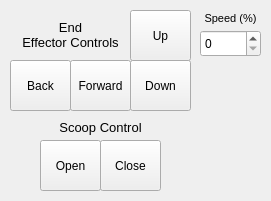
<?xml version="1.0" encoding="UTF-8"?>
<ui version="4.0">
 <class>ArmControls</class>
 <widget class="QWidget" name="ArmControls">
  <property name="geometry">
   <rect>
    <x>0</x>
    <y>0</y>
    <width>271</width>
    <height>201</height>
   </rect>
  </property>
  <property name="windowTitle">
   <string>Form</string>
  </property>
  <widget class="QSpinBox" name="spinBox">
   <property name="geometry">
    <rect>
     <x>200</x>
     <y>30</y>
     <width>61</width>
     <height>27</height>
    </rect>
   </property>
  </widget>
  <widget class="QPushButton" name="pushButton_4">
   <property name="geometry">
    <rect>
     <x>130</x>
     <y>60</y>
     <width>61</width>
     <height>51</height>
    </rect>
   </property>
   <property name="text">
    <string>Down</string>
   </property>
  </widget>
  <widget class="QPushButton" name="pushButton_3">
   <property name="geometry">
    <rect>
     <x>10</x>
     <y>60</y>
     <width>61</width>
     <height>51</height>
    </rect>
   </property>
   <property name="text">
    <string>Back</string>
   </property>
  </widget>
  <widget class="QLabel" name="label_2">
   <property name="geometry">
    <rect>
     <x>10</x>
     <y>10</y>
     <width>121</width>
     <height>51</height>
    </rect>
   </property>
   <property name="text">
    <string>&lt;!DOCTYPE HTML PUBLIC &quot;-//W3C//DTD HTML 4.0//EN&quot; &quot;http://www.w3.org/TR/REC-html40/strict.dtd&quot;&gt;
&lt;html&gt;&lt;head&gt;&lt;meta name=&quot;qrichtext&quot; content=&quot;1&quot; /&gt;&lt;style type=&quot;text/css&quot;&gt;
p, li { white-space: pre-wrap; }
&lt;/style&gt;&lt;/head&gt;&lt;body style=&quot; font-family:'Sans'; font-size:10pt; font-weight:400; font-style:normal;&quot;&gt;
&lt;p align=&quot;center&quot; style=&quot; margin-top:0px; margin-bottom:0px; margin-left:0px; margin-right:0px; -qt-block-indent:0; text-indent:0px;&quot;&gt;End&lt;/p&gt;
&lt;p align=&quot;center&quot; style=&quot; margin-top:0px; margin-bottom:0px; margin-left:0px; margin-right:0px; -qt-block-indent:0; text-indent:0px;&quot;&gt;Effector Controls&lt;/p&gt;&lt;/body&gt;&lt;/html&gt;</string>
   </property>
  </widget>
  <widget class="QLabel" name="label">
   <property name="geometry">
    <rect>
     <x>200</x>
     <y>10</y>
     <width>61</width>
     <height>17</height>
    </rect>
   </property>
   <property name="text">
    <string>&lt;!DOCTYPE HTML PUBLIC &quot;-//W3C//DTD HTML 4.0//EN&quot; &quot;http://www.w3.org/TR/REC-html40/strict.dtd&quot;&gt;
&lt;html&gt;&lt;head&gt;&lt;meta name=&quot;qrichtext&quot; content=&quot;1&quot; /&gt;&lt;style type=&quot;text/css&quot;&gt;
p, li { white-space: pre-wrap; }
&lt;/style&gt;&lt;/head&gt;&lt;body style=&quot; font-family:'Sans'; font-size:10pt; font-weight:400; font-style:normal;&quot;&gt;
&lt;p align=&quot;center&quot; style=&quot; margin-top:0px; margin-bottom:0px; margin-left:0px; margin-right:0px; -qt-block-indent:0; text-indent:0px;&quot;&gt;&lt;span style=&quot; font-size:8pt;&quot;&gt;Speed (%)&lt;/span&gt;&lt;/p&gt;&lt;/body&gt;&lt;/html&gt;</string>
   </property>
  </widget>
  <widget class="QPushButton" name="pushButton_2">
   <property name="geometry">
    <rect>
     <x>70</x>
     <y>60</y>
     <width>61</width>
     <height>51</height>
    </rect>
   </property>
   <property name="text">
    <string>Forward</string>
   </property>
  </widget>
  <widget class="QPushButton" name="pushButton">
   <property name="geometry">
    <rect>
     <x>130</x>
     <y>10</y>
     <width>61</width>
     <height>51</height>
    </rect>
   </property>
   <property name="text">
    <string>Up</string>
   </property>
  </widget>
  <widget class="QPushButton" name="pushButton_5">
   <property name="geometry">
    <rect>
     <x>40</x>
     <y>140</y>
     <width>61</width>
     <height>51</height>
    </rect>
   </property>
   <property name="text">
    <string>Open</string>
   </property>
  </widget>
  <widget class="QPushButton" name="pushButton_6">
   <property name="geometry">
    <rect>
     <x>100</x>
     <y>140</y>
     <width>61</width>
     <height>51</height>
    </rect>
   </property>
   <property name="text">
    <string>Close</string>
   </property>
  </widget>
  <widget class="QLabel" name="label_3">
   <property name="geometry">
    <rect>
     <x>40</x>
     <y>120</y>
     <width>121</width>
     <height>16</height>
    </rect>
   </property>
   <property name="text">
    <string>&lt;!DOCTYPE HTML PUBLIC &quot;-//W3C//DTD HTML 4.0//EN&quot; &quot;http://www.w3.org/TR/REC-html40/strict.dtd&quot;&gt;
&lt;html&gt;&lt;head&gt;&lt;meta name=&quot;qrichtext&quot; content=&quot;1&quot; /&gt;&lt;style type=&quot;text/css&quot;&gt;
p, li { white-space: pre-wrap; }
&lt;/style&gt;&lt;/head&gt;&lt;body style=&quot; font-family:'Sans'; font-size:10pt; font-weight:400; font-style:normal;&quot;&gt;
&lt;p align=&quot;center&quot; style=&quot; margin-top:0px; margin-bottom:0px; margin-left:0px; margin-right:0px; -qt-block-indent:0; text-indent:0px;&quot;&gt;Scoop Control&lt;/p&gt;&lt;/body&gt;&lt;/html&gt;</string>
   </property>
  </widget>
 </widget>
 <resources/>
 <connections/>
</ui>
